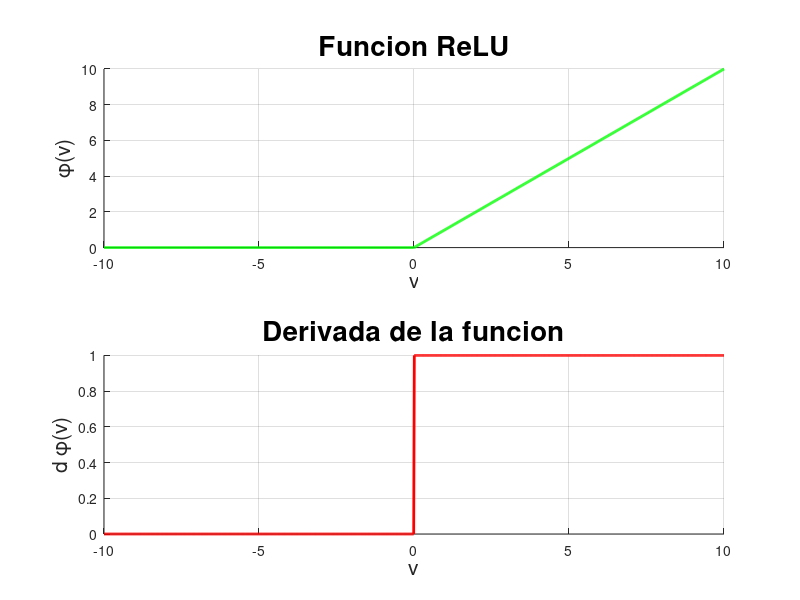

Write the MATLAB code that produced this figure.
% Ian Mu;oz Nu;ez - Funcion 'ReLU'

close all
clear
clc

v = linspace(-10, 10, 1000); % Variable independiente

y = max(0, v); % Funcion o variable dependiente
dy = []; % Derivada de la funcion
for i= 1:1000
    if v(i) >= 0
        dy(i) = 1;
    else
        dy(i) = 0;
    end
end

figure(1)

subplot(2,1,1)
hold on
grid on

plot(v, y, 'g-', 'LineWidth', 2)
title("Funcion ReLU", 'FontSize', 20)
xlabel('v', 'FontSize', 15)
ylabel('\phi(v)', 'FontSize', 15)

subplot(2,1,2)
hold on
grid on

plot(v, dy, 'r-', 'LineWidth', 2)
title("Derivada de la funcion", 'FontSize', 20)
xlabel('v', 'FontSize', 15)
ylabel('d \phi(v)', 'FontSize', 15)

